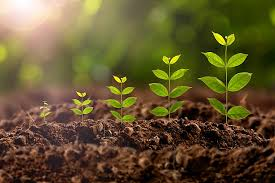
#> input picture Python Programs/download.jpg, 275 x 183 px
$ python 'Edge&Contours.py'
#> lines starting #> are read from the running program, lines starting #| are printed output that depends on the picture; after the words box and inside, x2 and y2 are one past the last pixel; in counts of white or black regions, pixels touching at a corner belong together
#Import packages
import cv2
import numpy as np
from matplotlib import pyplot as plt
import easygui

#open (I)mage from (f)ile using dialog
#f = easygui.fileopenbox()
I = cv2.imread('download.jpg', 1)
#> I is the input picture: shape (183, 275, 3); mean B, G, R 47.8, 85.4, 99.1

#Convert image to (G)reyscale
G = cv2.cvtColor(I, cv2.COLOR_BGR2GRAY)
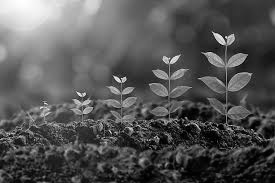
#> G: shape (183, 275); min 0, max 255, mean 85.2

#Obtain (E)dges using Canny function
E = cv2.Canny(G, threshold1=100, threshold2=150)
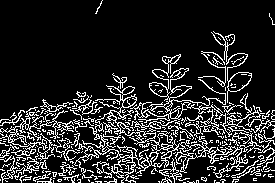
#> E: shape (183, 275); 15.9% white in thin lines or dots

#Using adaptive thresholding to obtain edges
B = cv2.adaptiveThreshold(G, maxValue=255,
        adaptiveMethod = cv2.ADAPTIVE_THRESH_GAUSSIAN_C,
        thresholdType = cv2.THRESH_BINARY,
        blockSize = 5, C = 15)
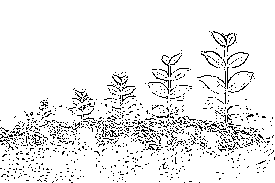
#> B: shape (183, 275); 92.4% white; black in thin lines or dots, all inside (x1, y1, x2, y2) = (0, 31, 275, 183)

Im_copy = B

#Find contours
contours, hierarchy = cv2.findContours(E,
                mode = cv2.RETR_EXTERNAL,
                method = cv2.CHAIN_APPROX_SIMPLE)
#> contours = 251 contours, 236 with area under 20; largest, box (x1, y1, x2, y2) and area: (74, 85, 164, 183) 918, (130, 54, 275, 138) 834, (149, 131, 275, 178) 513, (211, 31, 252, 103) 370, (0, 107, 74, 150) 262

#Convex hull identifies closed contours so that they
#can be converted to a known shape eg ellipse or rectangle
#hull = cv2.convexHull(contours)


#draw contours
Im_copy = cv2.drawContours(Im_copy, contours, contourIdx=-1, color=(0,0,255), thickness=2)
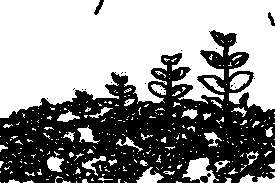
#> Im_copy: shape (183, 275); 57% white; 23 black regions (20 under 20 px), largest, box (x1, y1, x2, y2) and area: (0, 30, 275, 183) 21526, (94, 0, 104, 15) 62, (268, 12, 275, 26) 48

plt.subplot(2,2,1),plt.imshow(G, cmap='gray')
plt.subplot(2,2,2),plt.imshow(E, cmap='gray')
plt.subplot(2,2,3),plt.imshow(B, cmap='gray')
plt.subplot(2,2,4),plt.imshow(Im_copy, cmap='gray')
plt.show()

$ run again, with Python Programs/frame.jpg copied over Python Programs/download.jpg
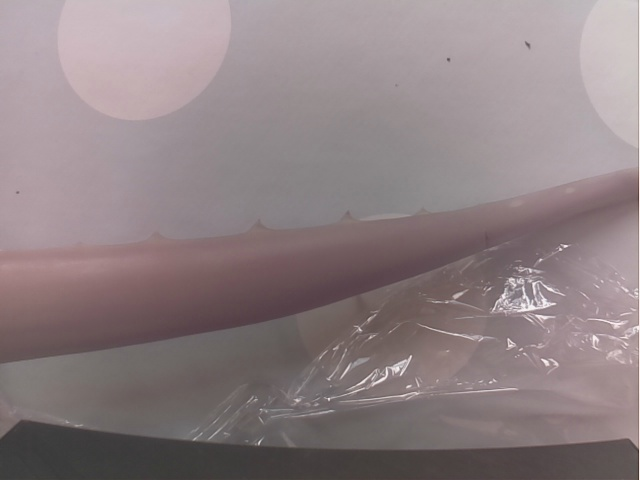
#> input picture Python Programs/frame.jpg, 640 x 480 px
#> I is the input picture: shape (480, 640, 3); mean B, G, R 130.8, 128.4, 141.8
#> `E = cv2.Canny(G, threshold1=100, threshold2=150)`:
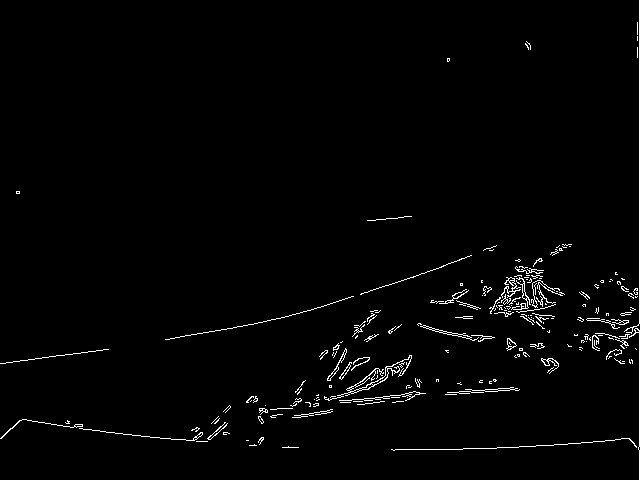
#> E: shape (480, 640); 1.7% white in thin lines or dots
#> B: shape (480, 640); 99.4% white; black in thin lines or dots
#> contours = 207 contours, 189 with area under 20; largest, box (x1, y1, x2, y2) and area: (324, 355, 412, 401) 182, (420, 325, 479, 341) 98, (327, 348, 347, 381) 76, (511, 277, 531, 310) 72, (506, 338, 517, 351) 60
#> `Im_copy = cv2.drawContours(Im_copy, contours, contourIdx=-1, color=(0,..`:
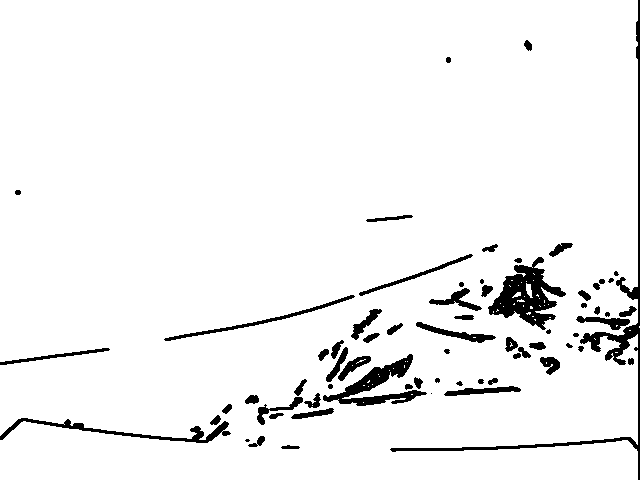
#> Im_copy: shape (480, 640); 95% white; 68 black regions (5 under 20 px), largest, box (x1, y1, x2, y2) and area: (390, 0, 640, 480) 2842, (488, 257, 566, 330) 2454, (323, 354, 427, 406) 1676

$ run again, with Python Programs/frame1.jpg copied over Python Programs/download.jpg
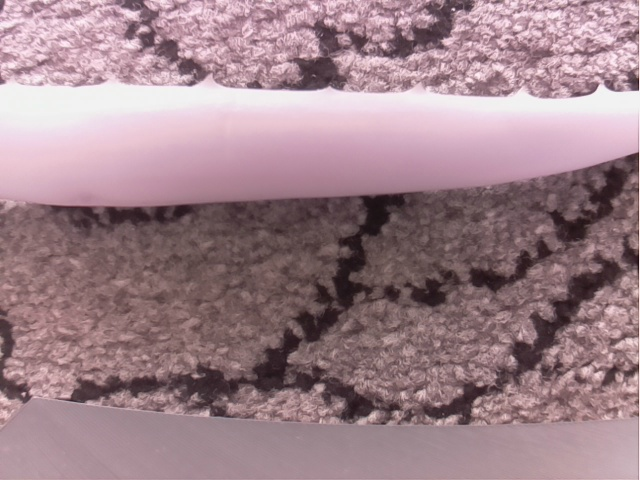
#> input picture Python Programs/frame1.jpg, 640 x 480 px
#> I is the input picture: shape (480, 640, 3); mean B, G, R 138.3, 130.5, 158.5
#> `E = cv2.Canny(G, threshold1=100, threshold2=150)`:
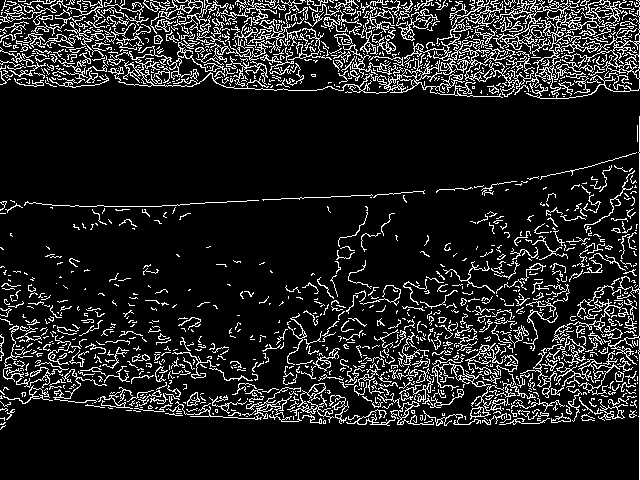
#> E: shape (480, 640); 12.5% white in thin lines or dots
#> B: shape (480, 640); 97.9% white; black in thin lines or dots
#> contours = 1406 contours, 1305 with area under 20; largest, box (x1, y1, x2, y2) and area: (493, 0, 640, 99) 5288, (108, 46, 503, 98) 1196, (404, 34, 514, 87) 646, (432, 362, 491, 391) 252, (290, 383, 334, 423) 214
#> `Im_copy = cv2.drawContours(Im_copy, contours, contourIdx=-1, color=(0,..`:
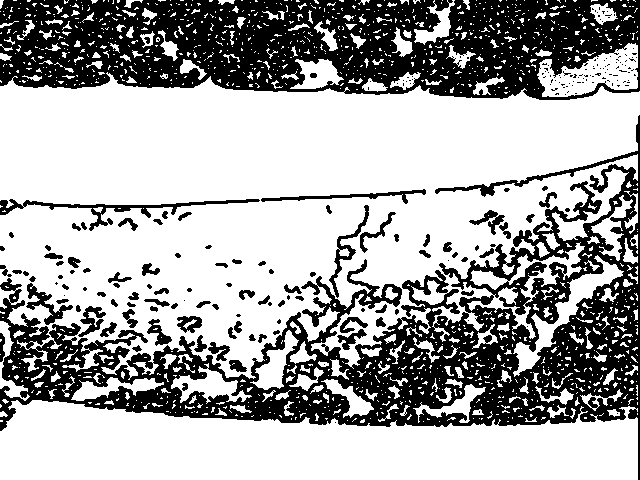
#> Im_copy: shape (480, 640); 65.3% white; 228 black regions (142 under 20 px), largest, box (x1, y1, x2, y2) and area: (0, 115, 640, 480) 52447, (0, 0, 640, 100) 44994, (0, 199, 260, 231) 1294

$ run again, with Python Programs/frame2.jpg copied over Python Programs/download.jpg
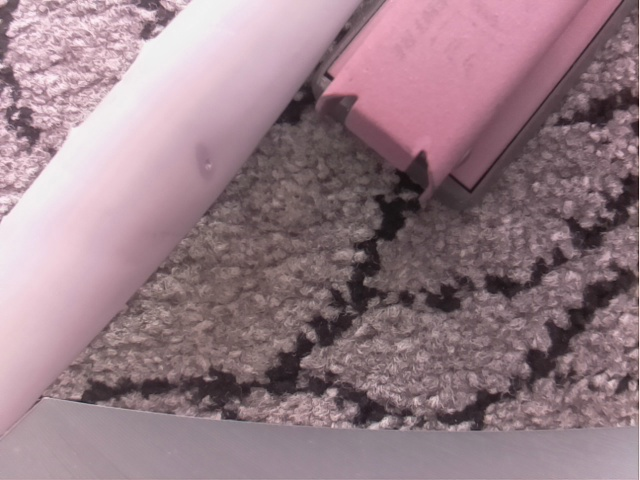
#> input picture Python Programs/frame2.jpg, 640 x 480 px
#> I is the input picture: shape (480, 640, 3); mean B, G, R 133.7, 125.2, 150.8
#> `E = cv2.Canny(G, threshold1=100, threshold2=150)`:
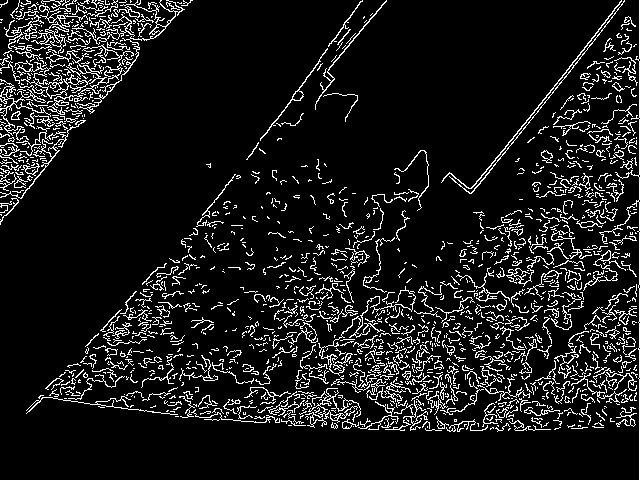
#> E: shape (480, 640); 9.7% white in thin lines or dots
#> B: shape (480, 640); 99% white; black in thin lines or dots
#> contours = 1362 contours, 1291 with area under 20; largest, box (x1, y1, x2, y2) and area: (46, 44, 134, 115) 284, (26, 5, 88, 54) 260, (441, 0, 625, 194) 255, (14, 60, 92, 99) 218, (75, 0, 185, 114) 212
#> `Im_copy = cv2.drawContours(Im_copy, contours, contourIdx=-1, color=(0,..`:
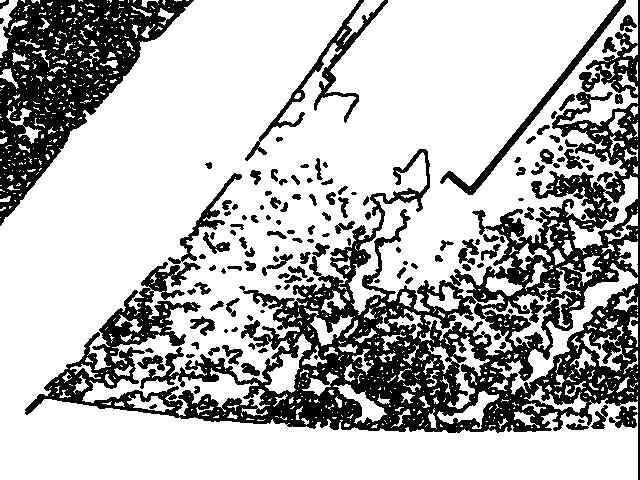
#> Im_copy: shape (480, 640); 71.2% white; 135 black regions (16 under 20 px), largest, box (x1, y1, x2, y2) and area: (25, 0, 640, 480) 58913, (0, 0, 194, 226) 17257, (245, 0, 388, 161) 2259
